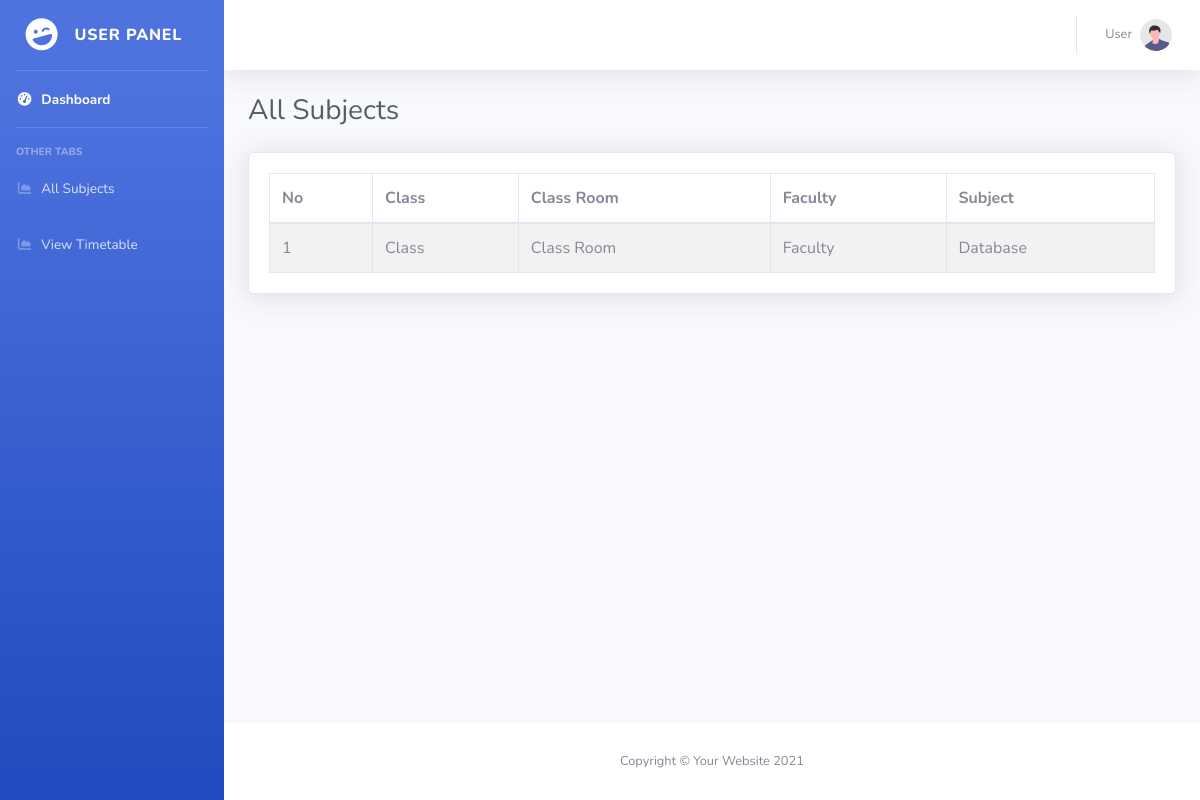
Screenshot of /user_subjects.php (signed in) with the database file from the repository.
### tables this page shows
CREATE TABLE `users` (
  `id` int(11) NOT NULL,
  `name` varchar(255) NOT NULL,
  `email` varchar(255) NOT NULL,
  `cnic` varchar(255) NOT NULL,
  `password` varchar(255) NOT NULL,
  `role` varchar(255) NOT NULL,
  `status` varchar(255) NOT NULL DEFAULT '0',
  `number` varchar(255) NOT NULL,
  `address` varchar(255) NOT NULL,
  `class` varchar(255) NOT NULL DEFAULT '0'
);

CREATE TABLE `subjects` (
  `id` int(11) NOT NULL,
  `class_id` varchar(255) NOT NULL,
  `faculty_id` varchar(255) NOT NULL,
  `subject` varchar(255) NOT NULL,
  `times` text NOT NULL,
  `status` varchar(255) NOT NULL DEFAULT '0'
);

CREATE TABLE `class` (
  `id` int(11) NOT NULL,
  `class` varchar(255) NOT NULL,
  `class_name` varchar(255) NOT NULL
);

### db.php (called while the page is built, shortened)
<?php
if(isset($_SESSION['id']) AND isset($_SESSION['role'])){
    $user_id = $_SESSION['id'];
}
?>

### validation.php (called while the page is built, shortened)
<?php
$profile = mysqli_query($db, "SELECT * FROM users WHERE id = '$user_id' ");
$data = mysqli_fetch_assoc($profile);
if(mysqli_num_rows($profile) == 0){
    header("out.php");
}else{
    $user_name     = $data['name'];
    $user_class     = $data['class'];
}
?>

### user_subjects.php (the view)
<?php include_once("header.php"); ?>
<?php include_once("validation.php"); ?>
<body id="page-top">
<div id="wrapper">
<?php include_once("nav_user.php"); ?>
<div id="content-wrapper" class="d-flex flex-column">
<div id="content">
<?php include_once("top_bar.php"); ?>
<div class="container-fluid">
<div class="d-sm-flex align-items-center justify-content-between mb-4">
<h1 class="h3 mb-0 text-gray-800">All Subjects</h1>
</div>
<div class="row">
<div class="col-md-12">
<div class="card shadow mb-4">
<div class="card-body">
<table class="table table-bordered table-striped mb-0">
    <thead>
        <tr>
            <th>No</th>
            <th>Class</th>
            <th>Class Room</th>
            <th>Faculty</th>
            <th>Subject</th>
        </tr>
    </thead>
    <tbody>
        <?php
        $select = mysqli_query($db, "SELECT * FROM subjects WHERE class_id = '$user_class' ");
        if(mysqli_num_rows($select)){
            $count = 0;
            while($row = mysqli_fetch_assoc($select)){
                $subject = $row['subject'];
                $class_id = $row['class_id'];
                $get_class = mysqli_query($db, "SELECT * FROM class WHERE id = '$class_id' ");
                if(mysqli_num_rows($get_class)){
                    $asd = mysqli_fetch_assoc($get_class);
                    $class_name = $asd['class'];
                    $class_room = $asd['class_name'];
                }else{
                    $class_name = "--";
                    $class_room = "--";
                }
                $faculty_id = $row['faculty_id'];
                $get_faculty = mysqli_query($db, "SELECT * FROM users WHERE id = '$faculty_id' ");
                if(mysqli_num_rows($get_faculty)){
                    $asd_asd = mysqli_fetch_assoc($get_faculty);
                    $faculty_name = $asd_asd['name'];
                }else{
                    $faculty_name = "--";
                }
                $count++;
                ?>
                <tr>
                    <td><?php echo $count; ?></td>
                    <td><?php echo $class_name; ?></td>
                    <td><?php echo $class_room; ?></td>
                    <td><?php echo $faculty_name; ?></td>
                    <td><?php echo $subject; ?></td>
                </tr>
                <?php
            }
        }
        ?>
    </tbody>
</table>
</div>
</div>
</div>
</div>
</div>
</div>
<?php include_once("footer_backend.php"); ?>

### top_bar.php (shortened to what this page needs)
<nav class="navbar navbar-expand navbar-light bg-white topbar mb-4 static-top shadow">
    <ul class="navbar-nav ml-auto">
        <li class="nav-item dropdown no-arrow">
            <a class="nav-link dropdown-toggle" href="#" id="userDropdown" role="button"
                data-toggle="dropdown" aria-haspopup="true" aria-expanded="false">
                <span class="mr-2 d-none d-lg-inline text-gray-600 small"><?php echo $user_name; ?></span>
                <img class="img-profile rounded-circle"
                    src="img/undraw_profile.svg">
            </a>
        </li>
    </ul>
</nav>

### rows the page displays
users: name "User"
subjects: class.class "Class", class.class_name "Class Room", users.name "Faculty", subject "Database"
